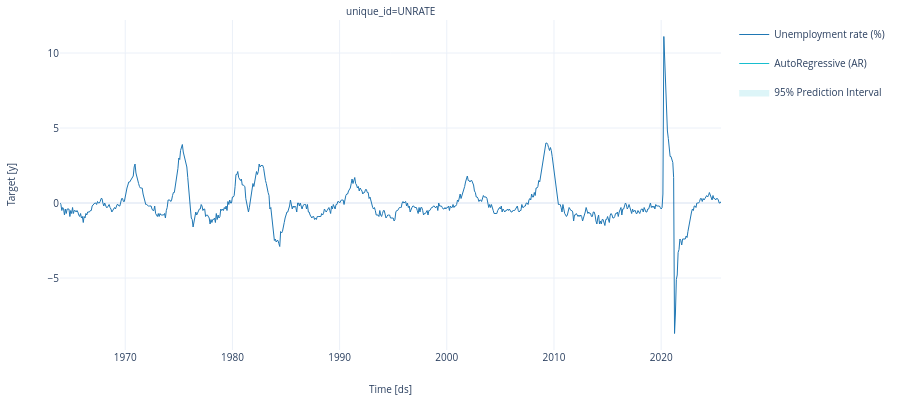

The cell this chart's notebook holds for it:
### Markdown cell above
## Comparaison des données de test et de prévision

### Code cell
# =========================
# Préparation pour plot_series (Plotly)
# =========================
import pandas as pd
from utilsforecast.plotting import plot_series

# Si tu veux tracer uniquement post-1990, remplace df_pred_long par df_pred_long_1990
df_plot = df_pred_long.copy()

# Assure ds en datetime (important)
df_plot["date"] = pd.to_datetime(df_plot["date"], errors="coerce")

df_obs = (
    df_plot
    .rename(columns={"date": "ds", "true": "y"})
    .assign(unique_id="UNRATE")
    [["unique_id", "ds", "y"]]
)

# Option: ne garder que les lignes où lo/hi existent (sinon intervalle incomplet au début)
df_plot_ci = df_plot[df_plot["lo"].notna() & df_plot["hi"].notna()].copy()

df_fcst = (
    df_plot_ci
    .rename(columns={
        "date": "ds",
        "pred": "AR",
        "lo": "AR-lo-95",
        "hi": "AR-hi-95",
    })
    .assign(unique_id="UNRATE")
    [["unique_id", "ds", "AR", "AR-lo-95", "AR-hi-95"]]
)

fig = plot_series(
    df=df_obs,
    forecasts_df=df_fcst,
    level=[95],
    engine="plotly",
).update_layout(height=400)

# Renommage légende
for trace in fig.data:
    if trace.name == "y":
        trace.name = "Unemployment rate (%)"
    elif trace.name == "AR":
        trace.name = "AutoRegressive (AR)"
    elif "level_95" in trace.name.lower():
        trace.name = "95% Prediction Interval"

fig.show()

### Figure 1 — Plotly figure (JSON) as saved in the notebook; plotly's stock layout.template omitted (floating-point values rounded to 4 significant figures; data arrays with more than 128 entries replaced by an {"elided": "..."} marker saying what was removed)
{"data": [{"legendgroup": "y", "line": {"color": "#1f77b4", "width": 1}, "mode": "lines", "name": "Unemployment rate (%)", "showlegend": true, "type": "scatter", "x": {"elided": "741 str values"}, "xaxis": "x", "y": {"elided": "741 float values"}, "yaxis": "y"}, {"legendgroup": "AR", "line": {"color": "#17becf", "width": 1}, "mode": "lines", "name": "AutoRegressive (AR)", "showlegend": true, "type": "scatter", "x": {"elided": "741 str values"}, "xaxis": "x", "y": {"elided": "741 float values"}, "yaxis": "y"}, {"fill": "toself", "fillcolor": "#17becf", "legendgroup": "AR_level_95", "line": {"color": "#17becf", "width": 1}, "mode": "lines", "name": "95% Prediction Interval", "opacity": 0.14, "showlegend": true, "type": "scatter", "x": {"elided": "1482 str values"}, "xaxis": "x", "y": {"elided": "1482 float values"}, "yaxis": "y"}], "layout": {"annotations": [{"font": {"size": 10}, "showarrow": false, "text": "unique_id=UNRATE", "x": 0.5, "xanchor": "center", "xref": "paper", "y": 1, "yanchor": "bottom", "yref": "paper"}, {"font": {"size": 10}, "showarrow": false, "text": "Time [ds]", "x": 0.5, "xanchor": "center", "xref": "paper", "y": 0, "yanchor": "top", "yref": "paper", "yshift": -30}, {"font": {"size": 10}, "showarrow": false, "text": "Target [y]", "textangle": -90, "x": 0, "xanchor": "right", "xref": "paper", "xshift": -40, "y": 0.5, "yanchor": "middle", "yref": "paper"}], "autosize": true, "font": {"size": 10}, "height": 400, "margin": {"b": 50, "l": 60, "r": 10, "t": 20}, "xaxis": {"anchor": "y", "domain": [0, 1], "showticklabels": true, "visible": true}, "yaxis": {"anchor": "x", "domain": [0, 1]}}}
